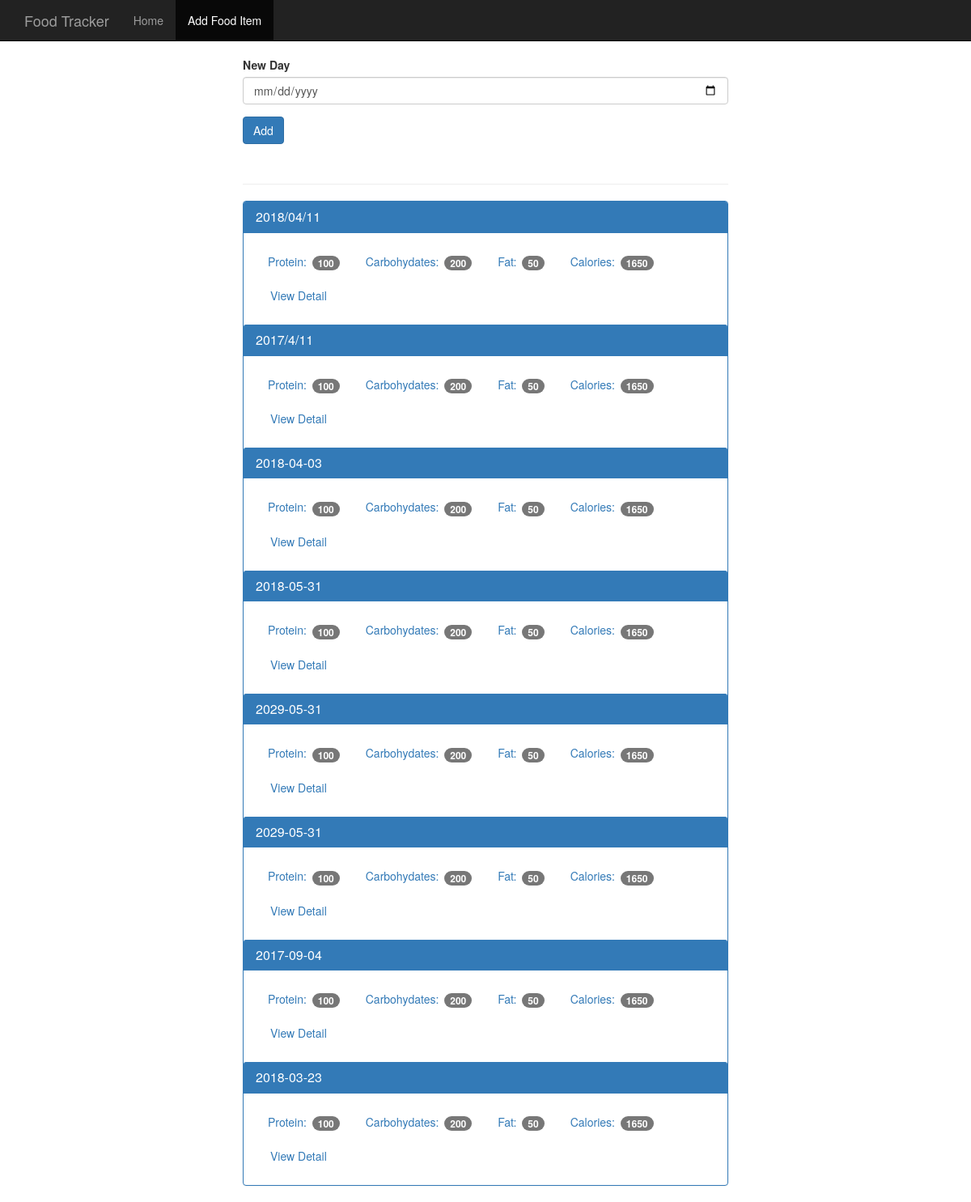
The app's page /, older data.
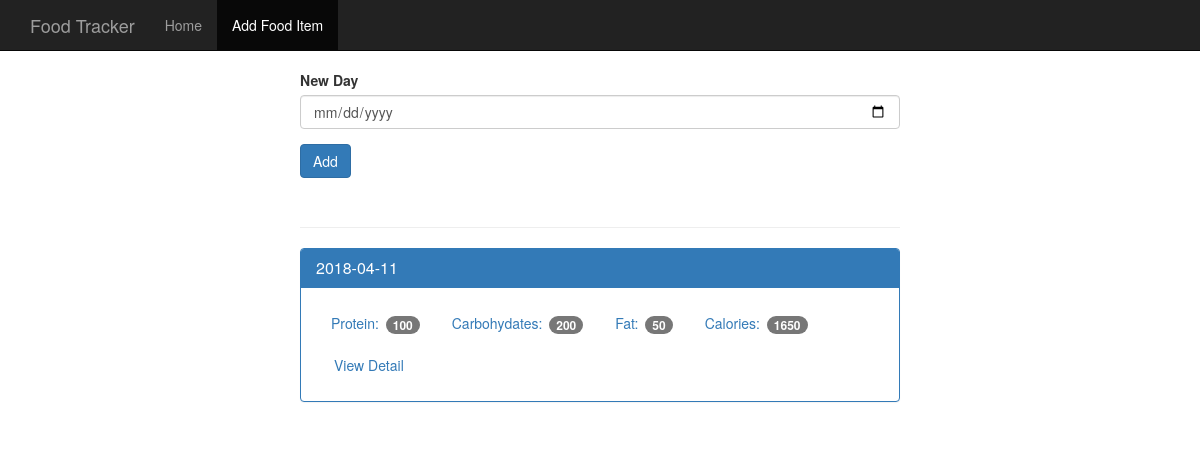
The same page, newer data.
### app.py (models this page shows, shortened)
class log_date(db.Model):
	id = db.Column(db.Integer, primary_key=True)
	entry_date = db.Column(db.String(255))
	@classmethod
	def show_all_rows(cls):
		results = cls.query.all()
		return results

### app.py (the view)
@app.route('/', methods=['GET','POST'])
def home():
	date_list = log_date.show_all_rows()
	if request.method == 'POST':
		date = request.form['entry_date']
		add_date = log_date(entry_date= date).insert_data_row()
		return  redirect(url_for('home'))
	return render_template('home.html', date_list=date_list)

### templates/home.html (shortened to what this page needs)
{% extends 'base.html' %}
{% block body %}
    <div class="container theme-showcase col-sm-6 col-sm-offset-3" role="main">
      <div class="row">
        <div>
          <form method="POST" action="/">
            <div class="form-group">
              <label for="new-day">New Day</label>
              <input type="date" class="form-control" id="new-day", name="entry_date">
            </div>
            <button type="submit" class="btn btn-primary">Add</button>
          </form>
          <div class="page-header"></div>
          <div class="panel panel-primary">
          {% for date in date_list %}
            <div class="panel-heading">
              <h3 class="panel-title">{{ date.entry_date }}</h3>
            </div>
            <div class="panel-body">
              <ul class="nav nav-pills" role="tablist">
                <li><a>Protein: <span class="badge">100</span></a></li>
                <li><a>Carbohydates: <span class="badge">200</span></a></li>
                <li><a>Fat: <span class="badge">50</span></a></li>
                <li><a>Calories: <span class="badge">1650</span></a></li>
                <li><a href="{{ url_for('day', dd=date.entry_date) }}" type="button" class="btn btn-link">View Detail</a></li>
              </ul>
            </div>
           {% endfor %}
          </div>
        </div>
      </div>
    </div>
{% endblock %}

### templates/base.html (shortened to what this page needs)
<!DOCTYPE html>
<html lang="en">
  <head>
    <link href="{{ url_for('static', filename='bootstrap.min.css')}}" rel="stylesheet">
    <link href="{{url_for('static', filename='theme.css')}}" rel="stylesheet">
  </head>
  <body>
    <nav class="navbar navbar-inverse navbar-fixed-top">
      <div class="container">
        <div class="navbar-header">
          <a class="navbar-brand" href="{{url_for('home')}}">Food Tracker</a>
        </div>
        <div id="navbar" class="navbar-collapse collapse">
          <ul class="nav navbar-nav">
            <li><a href="{{url_for('home')}}">Home</a></li>
            <li class="active"><a href="{{url_for('add_food')}}">Add Food Item</a></li>
          </ul>
        </div>
      </div>
    </nav>
    {% block body %}
    {% endblock %}
  </body>
</html>

### static/theme.css (style rules this page uses)
body { padding-top: 70px; padding-bottom: 30px; }

Row changes from the older to the newer data that the page shows:
removed log_date: entry_date "2017/4/11"
removed log_date: entry_date "2018-04-03"
removed log_date: entry_date "2018-05-31"
removed log_date: entry_date "2029-05-31"
removed log_date: entry_date "2029-05-31"
removed log_date: entry_date "2017-09-04"
removed log_date: entry_date "2018-03-23"
changed log_date: entry_date "2018/04/11" → "2018-04-11"
